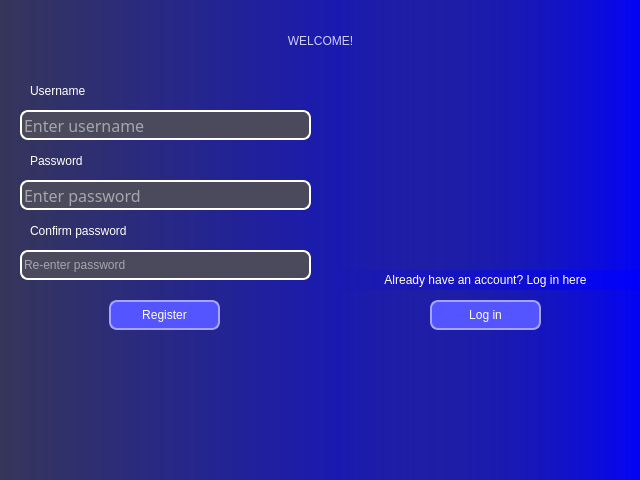
<?xml version="1.0" encoding="UTF-8"?>
<ui version="4.0">
 <class>MainWindow</class>
 <widget class="QMainWindow" name="MainWindow">
  <property name="geometry">
   <rect>
    <x>0</x>
    <y>0</y>
    <width>640</width>
    <height>480</height>
   </rect>
  </property>
  <property name="minimumSize">
   <size>
    <width>640</width>
    <height>480</height>
   </size>
  </property>
  <property name="maximumSize">
   <size>
    <width>640</width>
    <height>480</height>
   </size>
  </property>
  <property name="windowTitle">
   <string>Register</string>
  </property>
  <property name="styleSheet">
   <string notr="true">background-color: qlineargradient(spread:pad, x1:0, y1:0, x2:1, y2:0, stop:0 rgba(54, 54, 90, 255), stop:1 rgba(0, 0, 255, 255));</string>
  </property>
  <widget class="QWidget" name="centralwidget">
   <widget class="QLabel" name="label_3">
    <property name="geometry">
     <rect>
      <x>0</x>
      <y>20</y>
      <width>641</width>
      <height>41</height>
     </rect>
    </property>
    <property name="styleSheet">
     <string notr="true">background-color: rgba(0, 0, 0, 0);
color: rgb(206, 206, 255);
font: 81 24pt &quot;JetBrains Mono NL ExtraBold&quot;;</string>
    </property>
    <property name="text">
     <string>WELCOME!</string>
    </property>
    <property name="alignment">
     <set>Qt::AlignCenter</set>
    </property>
   </widget>
   <widget class="QWidget" name="widget_3" native="true">
    <property name="geometry">
     <rect>
      <x>340</x>
      <y>0</y>
      <width>311</width>
      <height>501</height>
     </rect>
    </property>
    <property name="styleSheet">
     <string notr="true">background-color: qlineargradient(spread:pad, x1:0, y1:0, x2:1, y2:0, stop:0 rgba(26, 26, 177, 255), stop:1 rgba(0, 0, 0, 0));</string>
    </property>
   </widget>
   <widget class="QLabel" name="label_6">
    <property name="geometry">
     <rect>
      <x>330</x>
      <y>270</y>
      <width>311</width>
      <height>20</height>
     </rect>
    </property>
    <property name="styleSheet">
     <string notr="true">background-color: qlineargradient(spread:pad, x1:0, y1:0, x2:1, y2:0, stop:0 rgba(0, 0, 0, 0), stop:1 rgba(0, 0, 255, 170));
color: white;
font: 8pt &quot;JetBrains Mono&quot;;</string>
    </property>
    <property name="text">
     <string>Already have an account? Log in here</string>
    </property>
    <property name="alignment">
     <set>Qt::AlignCenter</set>
    </property>
   </widget>
   <widget class="QLabel" name="label_5">
    <property name="geometry">
     <rect>
      <x>340</x>
      <y>0</y>
      <width>311</width>
      <height>541</height>
     </rect>
    </property>
    <property name="minimumSize">
     <size>
      <width>0</width>
      <height>0</height>
     </size>
    </property>
    <property name="maximumSize">
     <size>
      <width>400</width>
      <height>1000</height>
     </size>
    </property>
    <property name="text">
     <string/>
    </property>
    <property name="pixmap">
     <pixmap>../Images/terminal.jpg</pixmap>
    </property>
    <property name="scaledContents">
     <bool>true</bool>
    </property>
   </widget>
   <widget class="QPushButton" name="registerButton">
    <property name="geometry">
     <rect>
      <x>109</x>
      <y>300</y>
      <width>111</width>
      <height>30</height>
     </rect>
    </property>
    <property name="cursor">
     <cursorShape>PointingHandCursor</cursorShape>
    </property>
    <property name="toolTip">
     <string/>
    </property>
    <property name="whatsThis">
     <string/>
    </property>
    <property name="styleSheet">
     <string notr="true">QPushButton {
	font: 63 13pt &quot;JetBrains Mono SemiBold&quot;;
	color: white;
	background-color: rgb(85, 85, 255);
	border-radius: 8px;
	border: 2px solid rgb(165, 165, 255);
}
QPushButton:hover
{
	background-color: rgb(165, 165, 255);
	color: rgb(0, 0, 0);
	border: 2px solid rgb(85, 85, 255);
}</string>
    </property>
    <property name="text">
     <string>Register</string>
    </property>
   </widget>
   <widget class="QLineEdit" name="usernameEdit">
    <property name="geometry">
     <rect>
      <x>20</x>
      <y>110</y>
      <width>291</width>
      <height>30</height>
     </rect>
    </property>
    <property name="font">
     <font>
      <family>JetBrains Mono</family>
      <pointsize>12</pointsize>
      <weight>50</weight>
      <italic>false</italic>
      <bold>false</bold>
     </font>
    </property>
    <property name="styleSheet">
     <string notr="true">border: 2px solid white;
border-radius: 8px;
background-color: rgb(74, 74, 92);
color: white;
selection-background-color: rgb(119, 119, 148);
font: 12pt &quot;JetBrains Mono&quot;;</string>
    </property>
    <property name="placeholderText">
     <string>Enter username</string>
    </property>
   </widget>
   <widget class="QLineEdit" name="passwordEdit">
    <property name="geometry">
     <rect>
      <x>20</x>
      <y>180</y>
      <width>291</width>
      <height>30</height>
     </rect>
    </property>
    <property name="font">
     <font>
      <family>JetBrains Mono</family>
      <pointsize>12</pointsize>
      <weight>50</weight>
      <italic>false</italic>
      <bold>false</bold>
     </font>
    </property>
    <property name="styleSheet">
     <string notr="true">border: 2px solid white;
border-radius: 8px;
background-color: rgb(74, 74, 92);
color: white;
selection-background-color: rgb(119, 119, 148);
font: 12pt &quot;JetBrains Mono&quot;;</string>
    </property>
    <property name="echoMode">
     <enum>QLineEdit::Password</enum>
    </property>
    <property name="placeholderText">
     <string>Enter password</string>
    </property>
   </widget>
   <widget class="QLabel" name="label">
    <property name="geometry">
     <rect>
      <x>30</x>
      <y>80</y>
      <width>281</width>
      <height>21</height>
     </rect>
    </property>
    <property name="styleSheet">
     <string notr="true">color: rgb(255, 255, 255);
font: 81 20pt &quot;JetBrains Mono ExtraBold&quot;;
background-color: rgba(255, 255, 255, 0);</string>
    </property>
    <property name="text">
     <string>Username</string>
    </property>
   </widget>
   <widget class="QLabel" name="label_2">
    <property name="geometry">
     <rect>
      <x>30</x>
      <y>150</y>
      <width>281</width>
      <height>21</height>
     </rect>
    </property>
    <property name="styleSheet">
     <string notr="true">color: rgb(255, 255, 255);
font: 81 20pt &quot;JetBrains Mono ExtraBold&quot;;
background-color: rgba(0, 0, 0, 0);</string>
    </property>
    <property name="text">
     <string>Password</string>
    </property>
   </widget>
   <widget class="QLineEdit" name="confirmPassEdit">
    <property name="geometry">
     <rect>
      <x>20</x>
      <y>250</y>
      <width>291</width>
      <height>30</height>
     </rect>
    </property>
    <property name="styleSheet">
     <string notr="true">border: 2px solid white;
border-radius: 8px;
background-color: rgb(74, 74, 92);
color: white;
selection-background-color: rgb(119, 119, 148);
font: 12pt &quot;JetBrains Mono&quot;;</string>
    </property>
    <property name="echoMode">
     <enum>QLineEdit::Password</enum>
    </property>
    <property name="placeholderText">
     <string>Re-enter password</string>
    </property>
   </widget>
   <widget class="QLabel" name="label_4">
    <property name="geometry">
     <rect>
      <x>30</x>
      <y>220</y>
      <width>281</width>
      <height>21</height>
     </rect>
    </property>
    <property name="styleSheet">
     <string notr="true">color: rgb(255, 255, 255);
font: 81 20pt &quot;JetBrains Mono ExtraBold&quot;;
background-color: rgba(0, 0, 0, 0);</string>
    </property>
    <property name="text">
     <string>Confirm password</string>
    </property>
   </widget>
   <widget class="QPushButton" name="toLoginButton">
    <property name="geometry">
     <rect>
      <x>430</x>
      <y>300</y>
      <width>111</width>
      <height>30</height>
     </rect>
    </property>
    <property name="cursor">
     <cursorShape>PointingHandCursor</cursorShape>
    </property>
    <property name="toolTip">
     <string/>
    </property>
    <property name="whatsThis">
     <string/>
    </property>
    <property name="styleSheet">
     <string notr="true">QPushButton {
	font: 63 13pt &quot;JetBrains Mono SemiBold&quot;;
	color: white;
	background-color: rgb(85, 85, 255);
	border-radius: 8px;
	border: 2px solid rgb(165, 165, 255);
}
QPushButton:hover
{
	background-color: rgb(165, 165, 255);
	color: rgb(0, 0, 0);
	border: 2px solid rgb(85, 85, 255);
}</string>
    </property>
    <property name="text">
     <string>Log in</string>
    </property>
   </widget>
   <widget class="QLabel" name="errorMessage">
    <property name="geometry">
     <rect>
      <x>20</x>
      <y>350</y>
      <width>301</width>
      <height>41</height>
     </rect>
    </property>
    <property name="styleSheet">
     <string notr="true">background-color: rgba(0, 0, 0, 0);
color: red;
font: 81 11pt &quot;JetBrains Mono ExtraBold&quot;;</string>
    </property>
    <property name="text">
     <string/>
    </property>
   </widget>
   <zorder>label_5</zorder>
   <zorder>widget_3</zorder>
   <zorder>label_6</zorder>
   <zorder>label_3</zorder>
   <zorder>registerButton</zorder>
   <zorder>usernameEdit</zorder>
   <zorder>passwordEdit</zorder>
   <zorder>label</zorder>
   <zorder>label_2</zorder>
   <zorder>confirmPassEdit</zorder>
   <zorder>label_4</zorder>
   <zorder>toLoginButton</zorder>
   <zorder>errorMessage</zorder>
  </widget>
 </widget>
 <resources/>
 <connections/>
</ui>
